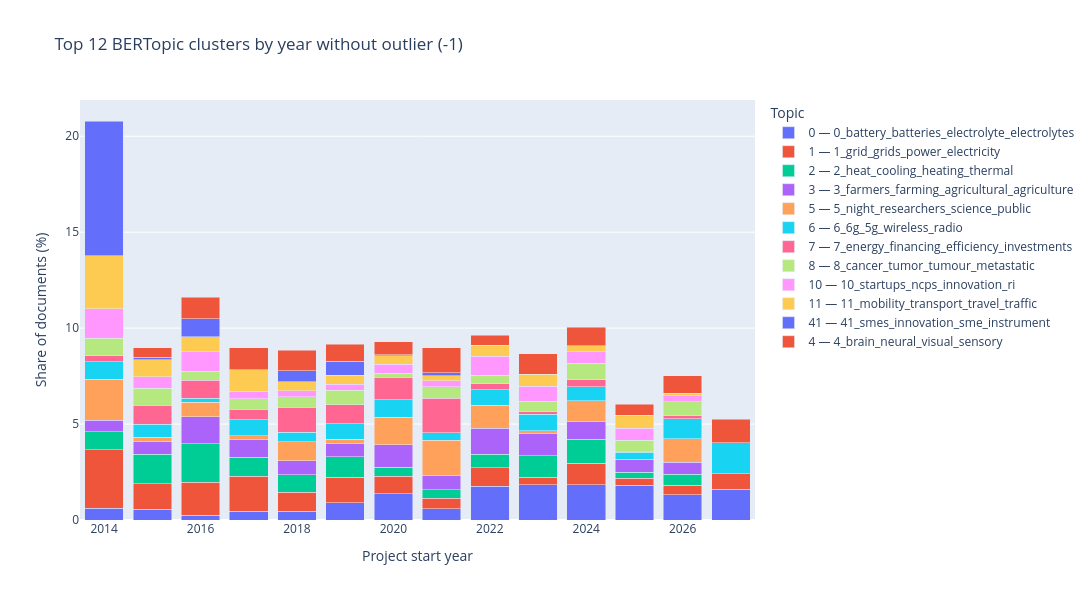

The cell this chart's notebook holds for it:
### Code cell
# Same graph without the outlier cluster (-1) to focus on the named topics.

topic_year_counts_no_outlier = topic_year_counts[topic_year_counts["topic"] != -1].copy()

popular_topics = (
    topic_year_counts_no_outlier.groupby("topic")
    ["share_pct"].mean()
    .nlargest(TOP_N_TOPICS)
    .index
)
no_outlier_plot_df = topic_year_counts_no_outlier[topic_year_counts_no_outlier["topic"].isin(popular_topics)].copy()
no_outlier_plot_df["topic_label"] = no_outlier_plot_df.apply(
    lambda row: f"{row.topic} — {row.topic_name}", axis=1
)

fig = px.bar(
    no_outlier_plot_df,
    x="start_year",
    y="share_pct",
    color="topic_label",
    title=f"Top {TOP_N_TOPICS} BERTopic clusters by year without outlier (-1)",
    labels={"share_pct": "Share of documents (%)", "start_year": "Project start year"},
    category_orders={"start_year": sorted(valid_years)},
)
fig.update_layout(barmode="stack", legend_title_text="Topic")
fig.update_layout(width=1400, height=600)
fig.write_image("data/bertopic_top12_by_year_no_outlier.png", width=1400, height=600, scale=2)
fig.show()

### Figure 1 — Plotly figure (JSON) as saved in the notebook; plotly's stock layout.template omitted (floating-point values rounded to 4 significant figures)
{"data": [{"hovertemplate": "topic_label=0 — 0_battery_batteries_electrolyte_electrolytes<br>Project start year=%{x}<br>Share of documents (%)=%{y}<extra></extra>", "legendgroup": "0 — 0_battery_batteries_electrolyte_electrolytes", "marker": {"color": "#636efa", "pattern": {"shape": ""}}, "name": "0 — 0_battery_batteries_electrolyte_electrolytes", "orientation": "v", "showlegend": true, "textposition": "auto", "type": "bar", "x": [2014, 2015, 2016, 2017, 2018, 2019, 2020, 2021, 2022, 2023, 2024, 2025, 2026, 2027], "xaxis": "x", "y": [0.6116, 0.5537, 0.2581, 0.444, 0.4634, 0.8971, 1.381, 0.5945, 1.757, 1.825, 1.827, 1.819, 1.305, 1.613], "yaxis": "y"}, {"hovertemplate": "topic_label=1 — 1_grid_grids_power_electricity<br>Project start year=%{x}<br>Share of documents (%)=%{y}<extra></extra>", "legendgroup": "1 — 1_grid_grids_power_electricity", "marker": {"color": "#EF553B", "pattern": {"shape": ""}}, "name": "1 — 1_grid_grids_power_electricity", "orientation": "v", "showlegend": true, "textposition": "auto", "type": "bar", "x": [2014, 2015, 2016, 2017, 2018, 2019, 2020, 2021, 2022, 2023, 2024, 2025, 2026, 2027], "xaxis": "x", "y": [3.058, 1.329, 1.704, 1.831, 0.9784, 1.322, 0.9028, 0.5284, 0.9585, 0.4148, 1.142, 0.3638, 0.495, 0.8065], "yaxis": "y"}, {"hovertemplate": "topic_label=2 — 2_heat_cooling_heating_thermal<br>Project start year=%{x}<br>Share of documents (%)=%{y}<extra></extra>", "legendgroup": "2 — 2_heat_cooling_heating_thermal", "marker": {"color": "#00cc96", "pattern": {"shape": ""}}, "name": "2 — 2_heat_cooling_heating_thermal", "orientation": "v", "showlegend": true, "textposition": "auto", "type": "bar", "x": [2014, 2015, 2016, 2017, 2018, 2019, 2020, 2021, 2022, 2023, 2024, 2025, 2026], "xaxis": "x", "y": [0.9174, 1.55, 2.013, 0.9989, 0.9269, 1.086, 0.478, 0.4624, 0.7188, 1.12, 1.233, 0.3119, 0.5851], "yaxis": "y"}, {"hovertemplate": "topic_label=3 — 3_farmers_farming_agricultural_agriculture<br>Project start year=%{x}<br>Share of documents (%)=%{y}<extra></extra>", "legendgroup": "3 — 3_farmers_farming_agricultural_agriculture", "marker": {"color": "#ab63fa", "pattern": {"shape": ""}}, "name": "3 — 3_farmers_farming_agricultural_agriculture", "orientation": "v", "showlegend": true, "textposition": "auto", "type": "bar", "x": [2014, 2015, 2016, 2017, 2018, 2019, 2020, 2021, 2022, 2023, 2024, 2025, 2026], "xaxis": "x", "y": [0.6116, 0.6645, 1.394, 0.9434, 0.7209, 0.661, 1.168, 0.7266, 1.358, 1.161, 0.9137, 0.6757, 0.6301], "yaxis": "y"}, {"hovertemplate": "topic_label=5 — 5_night_researchers_science_public<br>Project start year=%{x}<br>Share of documents (%)=%{y}<extra></extra>", "legendgroup": "5 — 5_night_researchers_science_public", "marker": {"color": "#FFA15A", "pattern": {"shape": ""}}, "name": "5 — 5_night_researchers_science_public", "orientation": "v", "showlegend": true, "textposition": "auto", "type": "bar", "x": [2014, 2015, 2016, 2017, 2018, 2019, 2020, 2021, 2022, 2023, 2024, 2026], "xaxis": "x", "y": [2.141, 0.2215, 0.7744, 0.1665, 0.9784, 0.2361, 1.434, 1.849, 1.198, 0.1244, 1.096, 1.215], "yaxis": "y"}, {"hovertemplate": "topic_label=6 — 6_6g_5g_wireless_radio<br>Project start year=%{x}<br>Share of documents (%)=%{y}<extra></extra>", "legendgroup": "6 — 6_6g_5g_wireless_radio", "marker": {"color": "#19d3f3", "pattern": {"shape": ""}}, "name": "6 — 6_6g_5g_wireless_radio", "orientation": "v", "showlegend": true, "textposition": "auto", "type": "bar", "x": [2014, 2015, 2016, 2017, 2018, 2019, 2020, 2021, 2022, 2023, 2024, 2025, 2026, 2027], "xaxis": "x", "y": [0.9174, 0.6645, 0.2065, 0.8324, 0.5149, 0.8026, 0.9028, 0.3963, 0.7987, 0.871, 0.7309, 0.3638, 1.035, 1.613], "yaxis": "y"}, {"hovertemplate": "topic_label=7 — 7_energy_financing_efficiency_investments<br>Project start year=%{x}<br>Share of documents (%)=%{y}<extra></extra>", "legendgroup": "7 — 7_energy_financing_efficiency_investments", "marker": {"color": "#FF6692", "pattern": {"shape": ""}}, "name": "7 — 7_energy_financing_efficiency_investments", "orientation": "v", "showlegend": true, "textposition": "auto", "type": "bar", "x": [2014, 2015, 2016, 2017, 2018, 2019, 2020, 2021, 2022, 2023, 2024, 2025, 2026], "xaxis": "x", "y": [0.3058, 0.9967, 0.9293, 0.5549, 1.287, 0.9915, 1.168, 1.783, 0.3195, 0.1244, 0.3655, 0.05198, 0.18], "yaxis": "y"}, {"hovertemplate": "topic_label=8 — 8_cancer_tumor_tumour_metastatic<br>Project start year=%{x}<br>Share of documents (%)=%{y}<extra></extra>", "legendgroup": "8 — 8_cancer_tumor_tumour_metastatic", "marker": {"color": "#B6E880", "pattern": {"shape": ""}}, "name": "8 — 8_cancer_tumor_tumour_metastatic", "orientation": "v", "showlegend": true, "textposition": "auto", "type": "bar", "x": [2014, 2015, 2016, 2017, 2018, 2019, 2020, 2021, 2022, 2023, 2024, 2025, 2026], "xaxis": "x", "y": [0.9174, 0.8859, 0.4646, 0.5549, 0.5664, 0.7554, 0.2124, 0.5945, 0.4393, 0.5392, 0.868, 0.5717, 0.7201], "yaxis": "y"}, {"hovertemplate": "topic_label=10 — 10_startups_ncps_innovation_ri<br>Project start year=%{x}<br>Share of documents (%)=%{y}<extra></extra>", "legendgroup": "10 — 10_startups_ncps_innovation_ri", "marker": {"color": "#FF97FF", "pattern": {"shape": ""}}, "name": "10 — 10_startups_ncps_innovation_ri", "orientation": "v", "showlegend": true, "textposition": "auto", "type": "bar", "x": [2014, 2015, 2016, 2017, 2018, 2019, 2020, 2021, 2022, 2023, 2024, 2025, 2026], "xaxis": "x", "y": [1.529, 0.6091, 1.033, 0.3885, 0.309, 0.3305, 0.478, 0.3303, 0.9984, 0.7881, 0.5939, 0.6237, 0.315], "yaxis": "y"}, {"hovertemplate": "topic_label=11 — 11_mobility_transport_travel_traffic<br>Project start year=%{x}<br>Share of documents (%)=%{y}<extra></extra>", "legendgroup": "11 — 11_mobility_transport_travel_traffic", "marker": {"color": "#FECB52", "pattern": {"shape": ""}}, "name": "11 — 11_mobility_transport_travel_traffic", "orientation": "v", "showlegend": true, "textposition": "auto", "type": "bar", "x": [2014, 2015, 2016, 2017, 2018, 2019, 2020, 2021, 2022, 2023, 2024, 2025, 2026], "xaxis": "x", "y": [2.752, 0.8859, 0.7744, 1.11, 0.4634, 0.4721, 0.4249, 0.2642, 0.5591, 0.6221, 0.3198, 0.6757, 0.135], "yaxis": "y"}, {"hovertemplate": "topic_label=41 — 41_smes_innovation_sme_instrument<br>Project start year=%{x}<br>Share of documents (%)=%{y}<extra></extra>", "legendgroup": "41 — 41_smes_innovation_sme_instrument", "marker": {"color": "#636efa", "pattern": {"shape": ""}}, "name": "41 — 41_smes_innovation_sme_instrument", "orientation": "v", "showlegend": true, "textposition": "auto", "type": "bar", "x": [2014, 2015, 2016, 2018, 2019, 2020, 2021], "xaxis": "x", "y": [7.034, 0.1107, 0.9293, 0.5664, 0.7082, 0.05311, 0.1321], "yaxis": "y"}, {"hovertemplate": "topic_label=4 — 4_brain_neural_visual_sensory<br>Project start year=%{x}<br>Share of documents (%)=%{y}<extra></extra>", "legendgroup": "4 — 4_brain_neural_visual_sensory", "marker": {"color": "#EF553B", "pattern": {"shape": ""}}, "name": "4 — 4_brain_neural_visual_sensory", "orientation": "v", "showlegend": true, "textposition": "auto", "type": "bar", "x": [2015, 2016, 2017, 2018, 2019, 2020, 2021, 2022, 2023, 2024, 2025, 2026, 2027], "xaxis": "x", "y": [0.4983, 1.136, 1.165, 1.081, 0.8971, 0.6904, 1.321, 0.5192, 1.078, 0.9593, 0.5717, 0.9001, 1.21], "yaxis": "y"}], "layout": {"barmode": "stack", "height": 600, "legend": {"title": {"text": "Topic"}, "tracegroupgap": 0}, "title": {"text": "Top 12 BERTopic clusters by year without outlier (-1)"}, "width": 1400, "xaxis": {"anchor": "y", "categoryarray": [2014, 2015, 2016, 2017, 2018, 2019, 2020, 2021, 2022, 2023, 2024, 2025, 2026, 2027], "categoryorder": "array", "domain": [0, 1], "title": {"text": "Project start year"}}, "yaxis": {"anchor": "x", "domain": [0, 1], "title": {"text": "Share of documents (%)"}}}}
